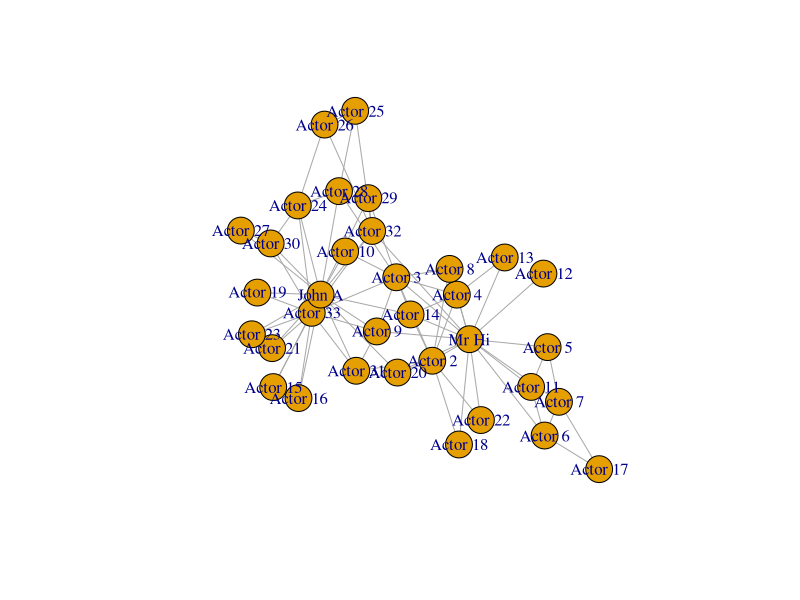
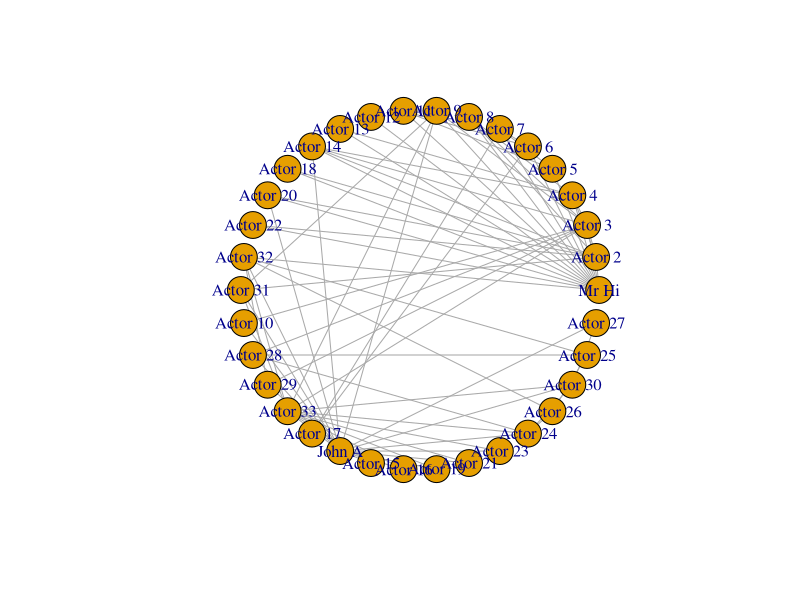
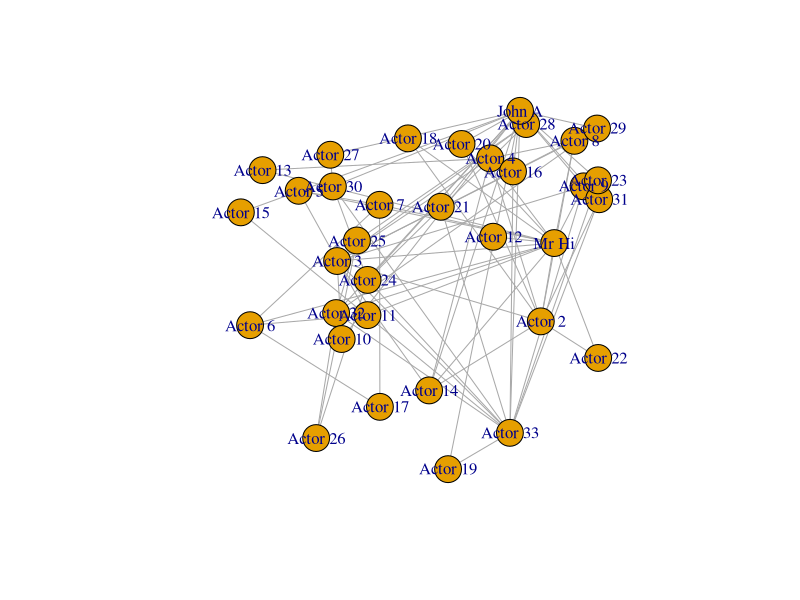
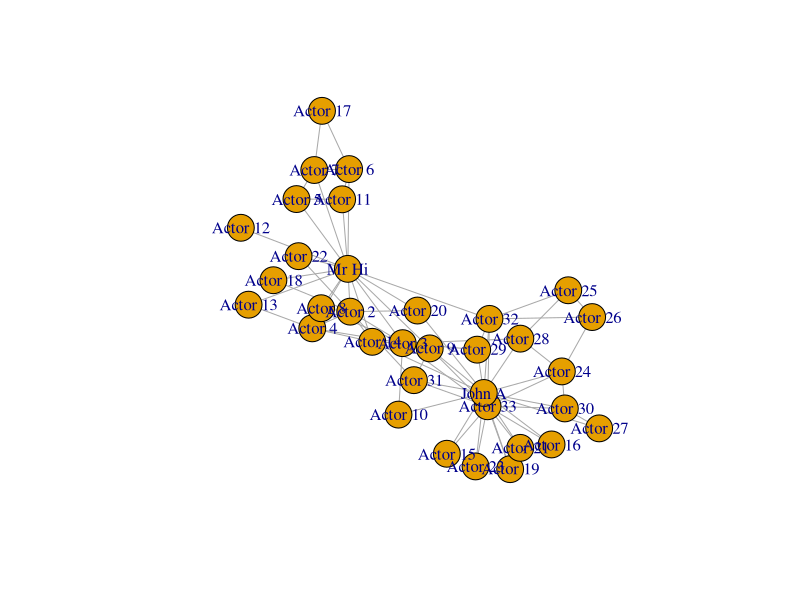
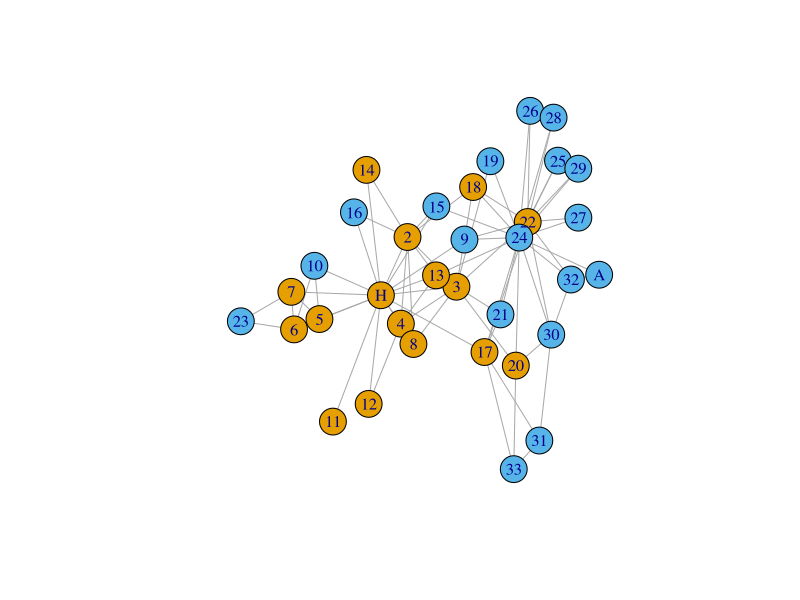
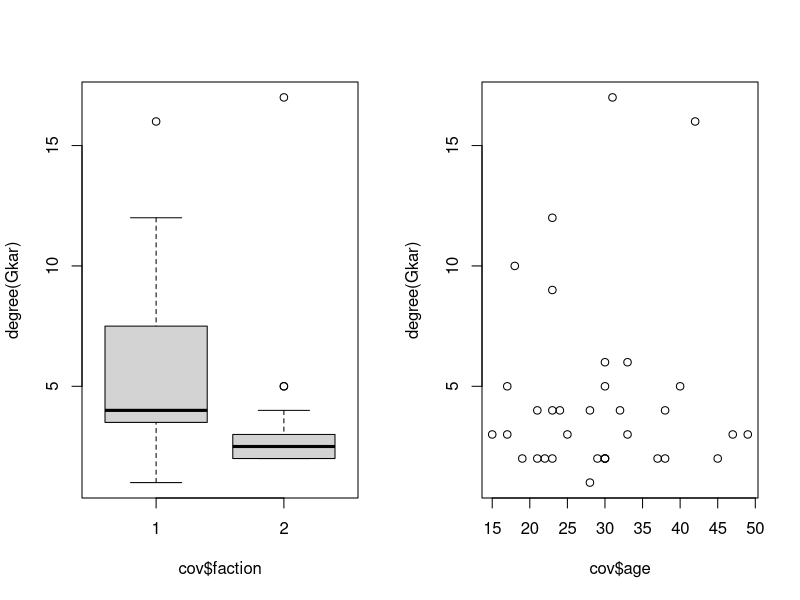

The R script that drew these images, in order:
## ---- chunk 1
knitr::opts_chunk$set(echo = TRUE)
library(igraph)
## ---- chunk 2
edges = read.table("Karate_edge.csv")
head(edges)
## ---- chunk 3
library(igraph)
Gkar = graph_from_edgelist(as.matrix(edges),directed=FALSE)
Gkar
## ---- chunk 4
plot(Gkar)
## ---- chunk 5
plot(Gkar,layout=layout.circle)
## ---- chunk 6
plot(Gkar, layout=layout.random)
## ---- chunk 7
Akar = as.matrix(get.adjacency(Gkar)) 
Akar[1:5,1:5]
## ---- chunk 8
Gkar2 = graph_from_adjacency_matrix(Akar,mode = "undirected")
plot(Gkar2)
## ---- chunk 9
degree(Gkar)
## ---- chunk 10
cov = read.table("Karate_ego.csv",row.names = 1)
names(cov)=c("faction","names","numero","couleur","age")
head(cov)
## ---- chunk 11
plot(Gkar, vertex.color = cov$couleur,vertex.label=as.character(cov$numero))
## ---- chunk 12
par(mfrow=c(1,2))
boxplot(degree(Gkar)~cov$faction)
plot(degree(Gkar)~cov$age)
